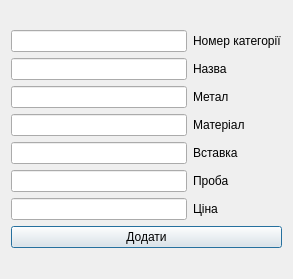
<?xml version="1.0" encoding="UTF-8"?>
<ui version="4.0">
 <class>Dialog</class>
 <widget class="QDialog" name="Dialog">
  <property name="geometry">
   <rect>
    <x>0</x>
    <y>0</y>
    <width>293</width>
    <height>279</height>
   </rect>
  </property>
  <property name="windowTitle">
   <string>Dialog</string>
  </property>
  <layout class="QGridLayout" name="gridLayout_2">
   <item row="0" column="0">
    <layout class="QGridLayout" name="gridLayout">
     <item row="0" column="0">
      <layout class="QVBoxLayout" name="verticalLayout">
       <item>
        <widget class="QLineEdit" name="lineEdit"/>
       </item>
       <item>
        <widget class="QLineEdit" name="lineEdit_2"/>
       </item>
       <item>
        <widget class="QLineEdit" name="lineEdit_3"/>
       </item>
       <item>
        <widget class="QLineEdit" name="lineEdit_4"/>
       </item>
       <item>
        <widget class="QLineEdit" name="lineEdit_5"/>
       </item>
       <item>
        <widget class="QLineEdit" name="lineEdit_6"/>
       </item>
       <item>
        <widget class="QLineEdit" name="lineEdit_7"/>
       </item>
      </layout>
     </item>
     <item row="0" column="1">
      <layout class="QVBoxLayout" name="verticalLayout_2">
       <item>
        <widget class="QLabel" name="label">
         <property name="text">
          <string>Номер категорії</string>
         </property>
        </widget>
       </item>
       <item>
        <widget class="QLabel" name="label_2">
         <property name="text">
          <string>Назва</string>
         </property>
        </widget>
       </item>
       <item>
        <widget class="QLabel" name="label_3">
         <property name="text">
          <string>Метал</string>
         </property>
        </widget>
       </item>
       <item>
        <widget class="QLabel" name="label_4">
         <property name="text">
          <string>Матеріал</string>
         </property>
        </widget>
       </item>
       <item>
        <widget class="QLabel" name="label_5">
         <property name="text">
          <string>Вставка</string>
         </property>
        </widget>
       </item>
       <item>
        <widget class="QLabel" name="label_6">
         <property name="text">
          <string>Проба</string>
         </property>
        </widget>
       </item>
       <item>
        <widget class="QLabel" name="label_7">
         <property name="text">
          <string>Ціна</string>
         </property>
        </widget>
       </item>
      </layout>
     </item>
     <item row="1" column="0" colspan="2">
      <widget class="QPushButton" name="pushButton">
       <property name="text">
        <string>Додати</string>
       </property>
      </widget>
     </item>
    </layout>
   </item>
  </layout>
 </widget>
 <resources/>
 <connections/>
</ui>
